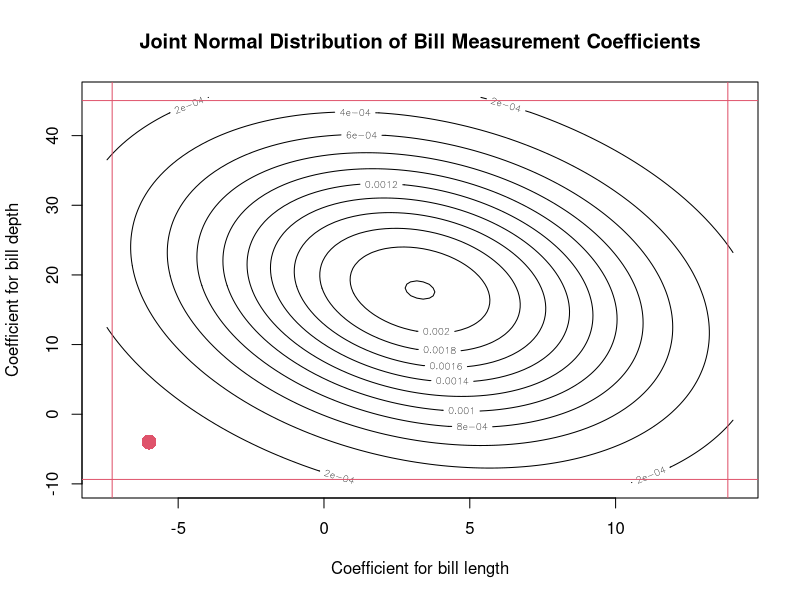

Generate this figure with R:
## ---- chunk 1
#| include: false
set.seed(2112)
## ---- chunk 2
#| label: var-covar-bills
library(palmerpenguins)
peng <- penguins[complete.cases(penguins),]

mylm <- lm(body_mass_g ~ flipper_length_mm + bill_length_mm + bill_depth_mm,
    data = peng)

X <- model.matrix(mylm)
s2 <- summary(mylm)$sigma^2

var_beta <- s2 * solve(t(X) %*% X)
var_beta
## ---- chunk 3
#| label: penguins-contour
library(mvtnorm)

beta_length <- coef(mylm)["bill_length_mm"]
beta_depth <- coef(mylm)["bill_depth_mm"]
se_length <- summary(mylm)$coef["bill_length_mm", "Std. Error"]
se_depth <- summary(mylm)$coef["bill_depth_mm", "Std. Error"]
var_bills <- var_beta[3:4, 3:4]
x <- seq(beta_length - 2 * se_length, beta_length + 2*se_length,
    length.out = 100)
y <- seq(beta_depth - 2 * se_depth, beta_depth + 2 * se_depth,
    length.out = 100)
z <- outer(x, y, function(xi, yi) dmvnorm(cbind(xi, yi), mean = c(beta_length, beta_depth),
    sigma = var_bills))
contour(x, y, z, main = "Joint Normal Distribution of Bill Measurement Coefficients",
    xlab = "Coefficient for bill length",
    ylab = "Coefficient for bill depth")

confints <- confint(mylm)
abline(v = confints["bill_length_mm",], col = 2)
abline(h = confints["bill_depth_mm",], col = 2)
points(x = -6, y = -4, pch = 16, cex = 2, col = 2)
## ---- chunk 4
#| eval: true
#| echo: true
library(palmerpenguins)
peng <- penguins[complete.cases(penguins),]
m1 <- lm(body_mass_g ~ flipper_length_mm + bill_length_mm + bill_depth_mm,
    data = peng)
m2 <- lm(body_mass_g ~ flipper_length_mm,
    data = peng)
anova(m1, m2) |> knitr::kable()
## ---- chunk 5
#| echo: false
summary(m1)$coef |> knitr::kable()
## ---- chunk 6
#| label: mtcars-Q
summary(lm(mpg ~ hp + wt, data = mtcars))$coef
## ---- chunk 7
#| label: mtcars-1
M1 <- lm(mpg ~ disp + hp + drat + wt + qsec,
    data = mtcars)
## ---- chunk 8
#| label: mtcar-a1

anova(M1, update(M1, ~ . - hp - qsec - drat)) # At least one is important!
anova(M1, update(M1, ~ . - wt - disp)) # At least one is important!
anova(M1, lm(mpg ~ hp + wt, data = mtcars)) # None are important!
